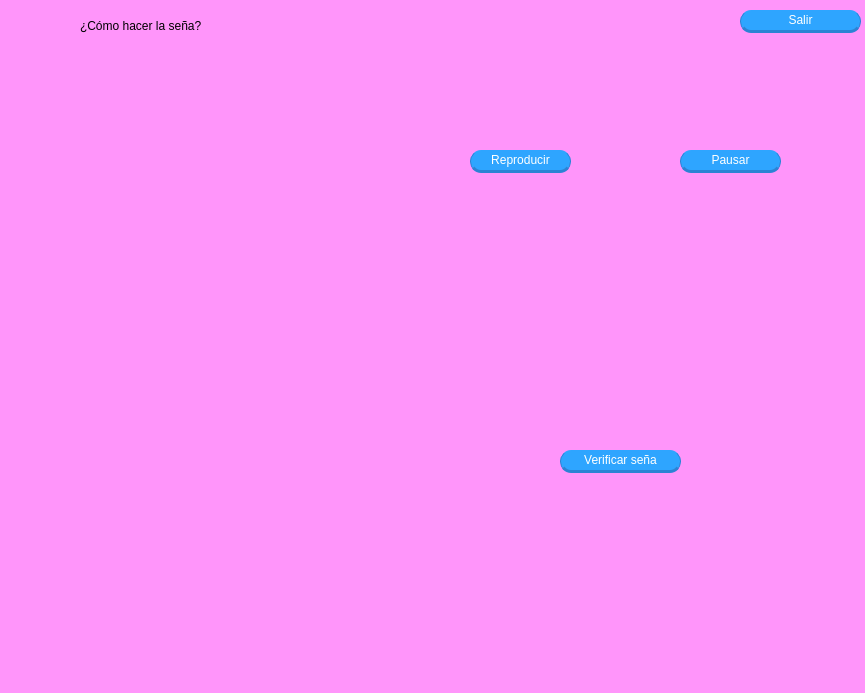
<?xml version="1.0" encoding="UTF-8"?>
<ui version="4.0">
 <class>IG5_Sena</class>
 <widget class="QWidget" name="IG5_Sena">
  <property name="geometry">
   <rect>
    <x>0</x>
    <y>0</y>
    <width>865</width>
    <height>693</height>
   </rect>
  </property>
  <property name="windowTitle">
   <string>Form</string>
  </property>
  <property name="styleSheet">
   <string notr="true">	background-color: rgb(255, 149, 250);
</string>
  </property>
  <widget class="QWidget" name="widgetVideoTutorial" native="true">
   <property name="geometry">
    <rect>
     <x>30</x>
     <y>50</y>
     <width>352</width>
     <height>640</height>
    </rect>
   </property>
  </widget>
  <widget class="QPushButton" name="botonReproducir">
   <property name="geometry">
    <rect>
     <x>470</x>
     <y>150</y>
     <width>101</width>
     <height>23</height>
    </rect>
   </property>
   <property name="styleSheet">
    <string notr="true">QPushButton{
color: rgb(255, 255, 255);
	background-color: rgb(46, 165, 255);
	font: 12pt &quot;Segoe Print&quot;;
	border-radius: 11px;
	border:none;
	border-left: 1px solid rgb(44, 131, 212);
	border-right: 1px solid rgb(44, 131, 212);
	border-bottom: 3px solid rgb(44, 131, 212);
}
QPushButton:hover{
	background-color: rgb(14, 235, 255);
	border-left: 1px solid rgb(44, 131, 212);
	border-right: 1px solid rgb(44, 131, 212);
	border-bottom: 3px solid rgb(44, 131, 212);
}
QPushButton:pressed{
	background-color: rgb(40, 170, 221);
	border-left: 1px solid rgb(44, 131, 212);
	border-right: 1px solid rgb(44, 131, 212);
	border-top: 3px solid rgb(44, 131, 212);
	border-bottomr: none;
}</string>
   </property>
   <property name="text">
    <string>Reproducir</string>
   </property>
  </widget>
  <widget class="QPushButton" name="botonPausar">
   <property name="geometry">
    <rect>
     <x>680</x>
     <y>150</y>
     <width>101</width>
     <height>23</height>
    </rect>
   </property>
   <property name="styleSheet">
    <string notr="true">QPushButton{
color: rgb(255, 255, 255);
	background-color: rgb(46, 165, 255);
	font: 12pt &quot;Segoe Print&quot;;
	border-radius: 11px;
	border:none;
	border-left: 1px solid rgb(44, 131, 212);
	border-right: 1px solid rgb(44, 131, 212);
	border-bottom: 3px solid rgb(44, 131, 212);
}
QPushButton:hover{
	background-color: rgb(14, 235, 255);
	border-left: 1px solid rgb(44, 131, 212);
	border-right: 1px solid rgb(44, 131, 212);
	border-bottom: 3px solid rgb(44, 131, 212);
}
QPushButton:pressed{
	background-color: rgb(40, 170, 221);
	border-left: 1px solid rgb(44, 131, 212);
	border-right: 1px solid rgb(44, 131, 212);
	border-top: 3px solid rgb(44, 131, 212);
	border-bottomr: none;
}</string>
   </property>
   <property name="text">
    <string>Pausar</string>
   </property>
  </widget>
  <widget class="QPushButton" name="botonVerificar">
   <property name="geometry">
    <rect>
     <x>560</x>
     <y>450</y>
     <width>121</width>
     <height>23</height>
    </rect>
   </property>
   <property name="styleSheet">
    <string notr="true">QPushButton{
color: rgb(255, 255, 255);
	background-color: rgb(46, 165, 255);
	font: 12pt &quot;Segoe Print&quot;;
	border-radius: 11px;
	border:none;
	border-left: 1px solid rgb(44, 131, 212);
	border-right: 1px solid rgb(44, 131, 212);
	border-bottom: 3px solid rgb(44, 131, 212);
}
QPushButton:hover{
	background-color: rgb(14, 235, 255);
	border-left: 1px solid rgb(44, 131, 212);
	border-right: 1px solid rgb(44, 131, 212);
	border-bottom: 3px solid rgb(44, 131, 212);
}
QPushButton:pressed{
	background-color: rgb(40, 170, 221);
	border-left: 1px solid rgb(44, 131, 212);
	border-right: 1px solid rgb(44, 131, 212);
	border-top: 3px solid rgb(44, 131, 212);
	border-bottomr: none;
}</string>
   </property>
   <property name="text">
    <string>Verificar seña</string>
   </property>
  </widget>
  <widget class="QLabel" name="labelTutorial">
   <property name="geometry">
    <rect>
     <x>80</x>
     <y>10</y>
     <width>241</width>
     <height>31</height>
    </rect>
   </property>
   <property name="styleSheet">
    <string notr="true">font: 16pt &quot;Segoe Print&quot;;</string>
   </property>
   <property name="text">
    <string>¿Cómo hacer la seña?</string>
   </property>
  </widget>
  <widget class="QLabel" name="lblCamara">
   <property name="geometry">
    <rect>
     <x>410</x>
     <y>320</y>
     <width>431</width>
     <height>291</height>
    </rect>
   </property>
   <property name="text">
    <string/>
   </property>
  </widget>
  <widget class="QPushButton" name="botonSalir">
   <property name="geometry">
    <rect>
     <x>740</x>
     <y>10</y>
     <width>121</width>
     <height>23</height>
    </rect>
   </property>
   <property name="styleSheet">
    <string notr="true">QPushButton{
color: rgb(255, 255, 255);
	background-color: rgb(46, 165, 255);
	font: 12pt &quot;Segoe Print&quot;;
	border-radius: 11px;
	border:none;
	border-left: 1px solid rgb(44, 131, 212);
	border-right: 1px solid rgb(44, 131, 212);
	border-bottom: 3px solid rgb(44, 131, 212);
}
QPushButton:hover{
	background-color: rgb(14, 235, 255);
	border-left: 1px solid rgb(44, 131, 212);
	border-right: 1px solid rgb(44, 131, 212);
	border-bottom: 3px solid rgb(44, 131, 212);
}
QPushButton:pressed{
	background-color: rgb(40, 170, 221);
	border-left: 1px solid rgb(44, 131, 212);
	border-right: 1px solid rgb(44, 131, 212);
	border-top: 3px solid rgb(44, 131, 212);
	border-bottomr: none;
}</string>
   </property>
   <property name="text">
    <string>Salir</string>
   </property>
  </widget>
  <zorder>lblCamara</zorder>
  <zorder>widgetVideoTutorial</zorder>
  <zorder>botonReproducir</zorder>
  <zorder>botonPausar</zorder>
  <zorder>botonVerificar</zorder>
  <zorder>labelTutorial</zorder>
  <zorder>botonSalir</zorder>
 </widget>
 <resources/>
 <connections/>
</ui>
